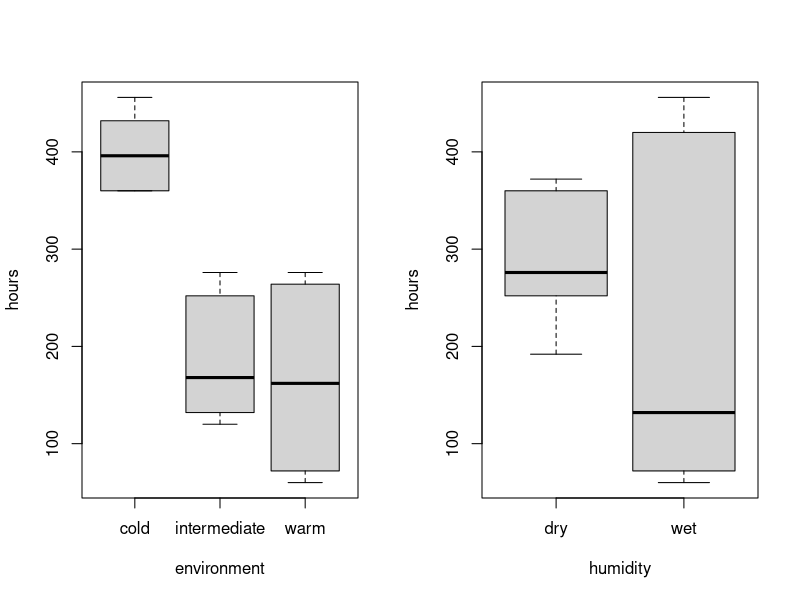
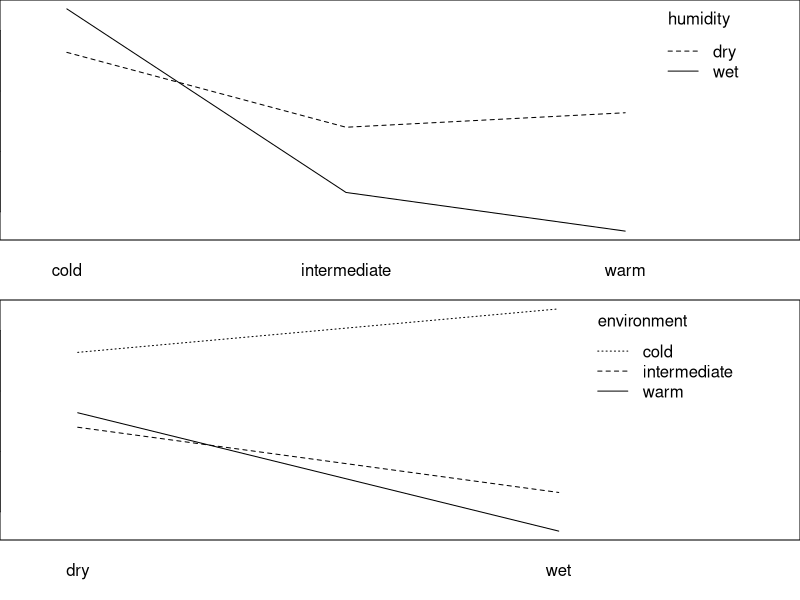
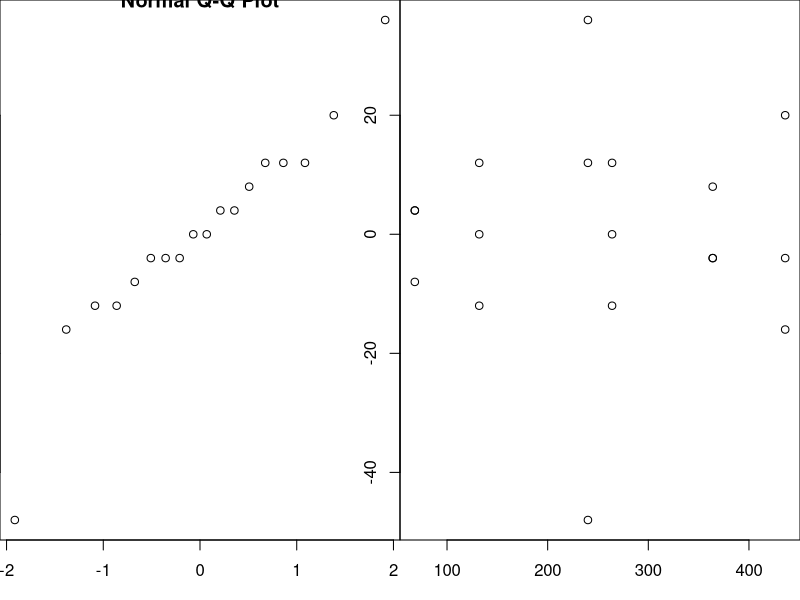

Reproduce these figures in R, in order.
## ---- chunk 1
data_bread <- read.table("bread.txt", header=TRUE)
attach(data_bread)
I<-3; J<-2; N<-3
rbind(
    rep(c("cold", "intermedia", "warm"), each=N*J), 
    rep(c("dry", "wet"), N*I), 
    sample(1:(N*I*J))
)
## ---- chunk 2
# par(mar=rep(2, 4))
par(mfrow=c(1, 2))
# attach(data_bread)
boxplot(hours~environment, data=data_bread)
boxplot(hours~humidity, data=data_bread)
## ---- chunk 3
with(data_bread, {
        par(mfrow=c(2, 1), mar = c(3, 0, 0, 0))
        interaction.plot(environment, humidity, hours)
        interaction.plot(humidity, environment, hours)
    }
)
## ---- chunk 4
# factor_env = as.factor(environment); factor_hum = as.factor(humidity)
bread_lm <- lm(hours ~ environment * humidity, data = data_bread)
res <- anova(bread_lm)
res
## ---- chunk 5
summary(bread_lm)$coefficients
## ---- chunk 6
# summary <- summary(bread_lm)$coefficients
bread_addctive_lm <- lm(hours ~ environment + humidity, data = data_bread) 
summary(bread_addctive_lm)$coefficients
## ---- chunk 7
par(mfrow=c(1, 2))
qqnorm(residuals(bread_lm))
plot(fitted(bread_lm), residuals(bread_lm))
